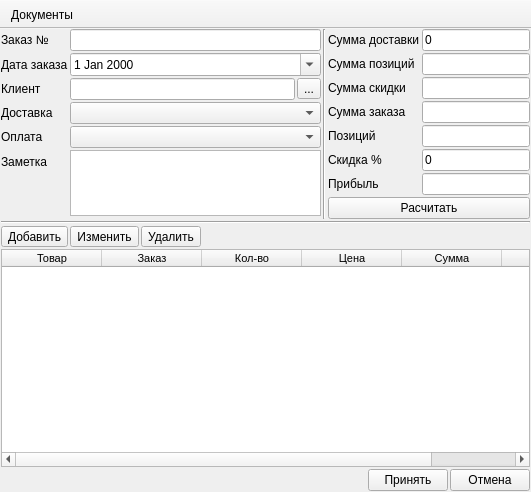
<?xml version="1.0" encoding="UTF-8"?>
<ui version="4.0">
 <class>MainWindow</class>
 <widget class="QMainWindow" name="MainWindow">
  <property name="geometry">
   <rect>
    <x>0</x>
    <y>0</y>
    <width>531</width>
    <height>492</height>
   </rect>
  </property>
  <property name="windowTitle">
   <string>Заказ</string>
  </property>
  <widget class="QWidget" name="centralwidget">
   <layout class="QGridLayout" name="gridLayout_2" rowstretch="0,0,0,1,0">
    <property name="leftMargin">
     <number>1</number>
    </property>
    <property name="topMargin">
     <number>0</number>
    </property>
    <property name="rightMargin">
     <number>1</number>
    </property>
    <property name="bottomMargin">
     <number>1</number>
    </property>
    <property name="spacing">
     <number>2</number>
    </property>
    <item row="0" column="0">
     <layout class="QGridLayout" name="gridLayout" columnstretch="3,2,0">
      <item row="0" column="0">
       <layout class="QFormLayout" name="formLayout">
        <property name="horizontalSpacing">
         <number>2</number>
        </property>
        <property name="verticalSpacing">
         <number>2</number>
        </property>
        <item row="0" column="0">
         <widget class="QLabel" name="label">
          <property name="text">
           <string>Заказ №</string>
          </property>
         </widget>
        </item>
        <item row="1" column="0">
         <widget class="QLabel" name="label_2">
          <property name="text">
           <string>Дата заказа</string>
          </property>
         </widget>
        </item>
        <item row="2" column="0">
         <widget class="QLabel" name="label_3">
          <property name="text">
           <string>Клиент</string>
          </property>
         </widget>
        </item>
        <item row="3" column="0">
         <widget class="QLabel" name="label_4">
          <property name="text">
           <string>Доставка</string>
          </property>
         </widget>
        </item>
        <item row="4" column="0">
         <widget class="QLabel" name="label_5">
          <property name="text">
           <string>Оплата</string>
          </property>
         </widget>
        </item>
        <item row="5" column="0">
         <widget class="QLabel" name="label_6">
          <property name="text">
           <string>Заметка</string>
          </property>
         </widget>
        </item>
        <item row="0" column="1">
         <widget class="QLineEdit" name="le_id">
          <property name="readOnly">
           <bool>true</bool>
          </property>
         </widget>
        </item>
        <item row="1" column="1">
         <widget class="QDateEdit" name="de_date">
          <property name="calendarPopup">
           <bool>true</bool>
          </property>
         </widget>
        </item>
        <item row="2" column="1">
         <layout class="QHBoxLayout" name="horizontalLayout">
          <property name="spacing">
           <number>2</number>
          </property>
          <item>
           <widget class="QLineEdit" name="le_client">
            <property name="readOnly">
             <bool>true</bool>
            </property>
           </widget>
          </item>
          <item>
           <widget class="QToolButton" name="toolButton">
            <property name="text">
             <string>...</string>
            </property>
           </widget>
          </item>
         </layout>
        </item>
        <item row="4" column="1">
         <widget class="QComboBox" name="cb_payment"/>
        </item>
        <item row="5" column="1">
         <widget class="QPlainTextEdit" name="le_note">
          <property name="sizePolicy">
           <sizepolicy hsizetype="Expanding" vsizetype="Expanding">
            <horstretch>0</horstretch>
            <verstretch>0</verstretch>
           </sizepolicy>
          </property>
          <property name="minimumSize">
           <size>
            <width>0</width>
            <height>0</height>
           </size>
          </property>
          <property name="maximumSize">
           <size>
            <width>16777215</width>
            <height>66</height>
           </size>
          </property>
         </widget>
        </item>
        <item row="3" column="1">
         <widget class="QComboBox" name="cb_shipping"/>
        </item>
       </layout>
      </item>
      <item row="0" column="2">
       <layout class="QFormLayout" name="formLayout_2">
        <property name="horizontalSpacing">
         <number>2</number>
        </property>
        <property name="verticalSpacing">
         <number>2</number>
        </property>
        <item row="0" column="0">
         <widget class="QLabel" name="label_7">
          <property name="text">
           <string>Сумма доставки</string>
          </property>
         </widget>
        </item>
        <item row="0" column="1">
         <widget class="QLineEdit" name="le_shipping">
          <property name="text">
           <string>0</string>
          </property>
          <property name="readOnly">
           <bool>false</bool>
          </property>
         </widget>
        </item>
        <item row="1" column="0">
         <widget class="QLabel" name="label_8">
          <property name="text">
           <string>Сумма позиций</string>
          </property>
         </widget>
        </item>
        <item row="1" column="1">
         <widget class="QLineEdit" name="le_position_sum">
          <property name="readOnly">
           <bool>true</bool>
          </property>
         </widget>
        </item>
        <item row="2" column="0">
         <widget class="QLabel" name="label_9">
          <property name="text">
           <string>Сумма скидки</string>
          </property>
         </widget>
        </item>
        <item row="2" column="1">
         <widget class="QLineEdit" name="le_discount_sum">
          <property name="readOnly">
           <bool>true</bool>
          </property>
         </widget>
        </item>
        <item row="3" column="0">
         <widget class="QLabel" name="label_10">
          <property name="text">
           <string>Сумма заказа</string>
          </property>
         </widget>
        </item>
        <item row="3" column="1">
         <widget class="QLineEdit" name="le_all_sum">
          <property name="readOnly">
           <bool>true</bool>
          </property>
         </widget>
        </item>
        <item row="4" column="0">
         <widget class="QLabel" name="label_11">
          <property name="text">
           <string>Позиций</string>
          </property>
         </widget>
        </item>
        <item row="4" column="1">
         <widget class="QLineEdit" name="le_value_position">
          <property name="readOnly">
           <bool>true</bool>
          </property>
         </widget>
        </item>
        <item row="5" column="0">
         <widget class="QLabel" name="label_12">
          <property name="text">
           <string>Скидка %</string>
          </property>
         </widget>
        </item>
        <item row="5" column="1">
         <widget class="QLineEdit" name="le_discount_percent">
          <property name="text">
           <string>0</string>
          </property>
         </widget>
        </item>
        <item row="6" column="0">
         <widget class="QLabel" name="label_13">
          <property name="text">
           <string>Прибыль</string>
          </property>
         </widget>
        </item>
        <item row="6" column="1">
         <widget class="QLineEdit" name="le_profit_sum">
          <property name="readOnly">
           <bool>true</bool>
          </property>
         </widget>
        </item>
        <item row="7" column="0" colspan="2">
         <widget class="QPushButton" name="pb_calc">
          <property name="text">
           <string>Расчитать</string>
          </property>
         </widget>
        </item>
       </layout>
      </item>
      <item row="0" column="1">
       <widget class="Line" name="line">
        <property name="orientation">
         <enum>Qt::Vertical</enum>
        </property>
       </widget>
      </item>
     </layout>
    </item>
    <item row="2" column="0">
     <layout class="QHBoxLayout" name="horizontalLayout_12">
      <property name="spacing">
       <number>2</number>
      </property>
      <item>
       <widget class="QToolButton" name="toolButton_11">
        <property name="text">
         <string>Добавить</string>
        </property>
       </widget>
      </item>
      <item>
       <widget class="QToolButton" name="toolButton_12">
        <property name="text">
         <string>Изменить</string>
        </property>
       </widget>
      </item>
      <item>
       <widget class="QToolButton" name="toolButton_13">
        <property name="text">
         <string>Удалить</string>
        </property>
       </widget>
      </item>
      <item>
       <spacer name="horizontalSpacer">
        <property name="orientation">
         <enum>Qt::Horizontal</enum>
        </property>
        <property name="sizeHint" stdset="0">
         <size>
          <width>40</width>
          <height>20</height>
         </size>
        </property>
       </spacer>
      </item>
     </layout>
    </item>
    <item row="1" column="0">
     <widget class="Line" name="line_2">
      <property name="orientation">
       <enum>Qt::Horizontal</enum>
      </property>
     </widget>
    </item>
    <item row="3" column="0">
     <widget class="QTableWidget" name="tw_position">
      <property name="font">
       <font>
        <family>Tahoma</family>
        <pointsize>8</pointsize>
       </font>
      </property>
      <property name="editTriggers">
       <set>QAbstractItemView::NoEditTriggers</set>
      </property>
      <property name="alternatingRowColors">
       <bool>true</bool>
      </property>
      <property name="selectionBehavior">
       <enum>QAbstractItemView::SelectRows</enum>
      </property>
      <attribute name="verticalHeaderVisible">
       <bool>false</bool>
      </attribute>
      <attribute name="verticalHeaderDefaultSectionSize">
       <number>20</number>
      </attribute>
      <attribute name="verticalHeaderMinimumSectionSize">
       <number>18</number>
      </attribute>
      <column>
       <property name="text">
        <string>Товар</string>
       </property>
      </column>
      <column>
       <property name="text">
        <string>Заказ</string>
       </property>
      </column>
      <column>
       <property name="text">
        <string>Кол-во</string>
       </property>
      </column>
      <column>
       <property name="text">
        <string>Цена</string>
       </property>
      </column>
      <column>
       <property name="text">
        <string>Сумма</string>
       </property>
      </column>
      <column>
       <property name="text">
        <string>Прибыль</string>
       </property>
      </column>
     </widget>
    </item>
    <item row="4" column="0">
     <layout class="QHBoxLayout" name="horizontalLayout_4">
      <property name="spacing">
       <number>2</number>
      </property>
      <item>
       <spacer name="horizontalSpacer_4">
        <property name="orientation">
         <enum>Qt::Horizontal</enum>
        </property>
        <property name="sizeHint" stdset="0">
         <size>
          <width>40</width>
          <height>20</height>
         </size>
        </property>
       </spacer>
      </item>
      <item>
       <widget class="QPushButton" name="pb_acc">
        <property name="text">
         <string>Принять</string>
        </property>
       </widget>
      </item>
      <item>
       <widget class="QPushButton" name="pb_can">
        <property name="text">
         <string>Отмена</string>
        </property>
       </widget>
      </item>
     </layout>
    </item>
   </layout>
  </widget>
  <widget class="QToolBar" name="toolBar">
   <property name="windowTitle">
    <string>toolBar</string>
   </property>
   <property name="movable">
    <bool>false</bool>
   </property>
   <attribute name="toolBarArea">
    <enum>TopToolBarArea</enum>
   </attribute>
   <attribute name="toolBarBreak">
    <bool>false</bool>
   </attribute>
   <addaction name="pb_doc"/>
  </widget>
  <action name="pb_doc">
   <property name="text">
    <string>Документы</string>
   </property>
  </action>
 </widget>
 <resources/>
 <connections>
  <connection>
   <sender>toolButton</sender>
   <signal>clicked()</signal>
   <receiver>MainWindow</receiver>
   <slot>ui_view_client()</slot>
   <hints>
    <hint type="sourcelabel">
     <x>280</x>
     <y>68</y>
    </hint>
    <hint type="destinationlabel">
     <x>289</x>
     <y>-95</y>
    </hint>
   </hints>
  </connection>
  <connection>
   <sender>toolButton_11</sender>
   <signal>clicked()</signal>
   <receiver>MainWindow</receiver>
   <slot>ui_add_position()</slot>
   <hints>
    <hint type="sourcelabel">
     <x>15</x>
     <y>206</y>
    </hint>
    <hint type="destinationlabel">
     <x>-54</x>
     <y>212</y>
    </hint>
   </hints>
  </connection>
  <connection>
   <sender>pb_can</sender>
   <signal>clicked()</signal>
   <receiver>MainWindow</receiver>
   <slot>ui_can()</slot>
   <hints>
    <hint type="sourcelabel">
     <x>473</x>
     <y>479</y>
    </hint>
    <hint type="destinationlabel">
     <x>479</x>
     <y>569</y>
    </hint>
   </hints>
  </connection>
  <connection>
   <sender>pb_acc</sender>
   <signal>clicked()</signal>
   <receiver>MainWindow</receiver>
   <slot>ui_acc()</slot>
   <hints>
    <hint type="sourcelabel">
     <x>410</x>
     <y>477</y>
    </hint>
    <hint type="destinationlabel">
     <x>409</x>
     <y>601</y>
    </hint>
   </hints>
  </connection>
  <connection>
   <sender>toolButton_12</sender>
   <signal>clicked()</signal>
   <receiver>MainWindow</receiver>
   <slot>ui_change_position()</slot>
   <hints>
    <hint type="sourcelabel">
     <x>95</x>
     <y>209</y>
    </hint>
    <hint type="destinationlabel">
     <x>-63</x>
     <y>162</y>
    </hint>
   </hints>
  </connection>
  <connection>
   <sender>tw_position</sender>
   <signal>cellDoubleClicked(int,int)</signal>
   <receiver>MainWindow</receiver>
   <slot>ui_change_position()</slot>
   <hints>
    <hint type="sourcelabel">
     <x>54</x>
     <y>291</y>
    </hint>
    <hint type="destinationlabel">
     <x>-128</x>
     <y>301</y>
    </hint>
   </hints>
  </connection>
  <connection>
   <sender>toolButton_13</sender>
   <signal>clicked()</signal>
   <receiver>MainWindow</receiver>
   <slot>ui_del_position()</slot>
   <hints>
    <hint type="sourcelabel">
     <x>177</x>
     <y>210</y>
    </hint>
    <hint type="destinationlabel">
     <x>-59</x>
     <y>113</y>
    </hint>
   </hints>
  </connection>
  <connection>
   <sender>pb_calc</sender>
   <signal>clicked()</signal>
   <receiver>MainWindow</receiver>
   <slot>ui_calc()</slot>
   <hints>
    <hint type="sourcelabel">
     <x>497</x>
     <y>181</y>
    </hint>
    <hint type="destinationlabel">
     <x>619</x>
     <y>185</y>
    </hint>
   </hints>
  </connection>
  <connection>
   <sender>pb_doc</sender>
   <signal>triggered()</signal>
   <receiver>MainWindow</receiver>
   <slot>ui_view_doc()</slot>
   <hints>
    <hint type="sourcelabel">
     <x>-1</x>
     <y>-1</y>
    </hint>
    <hint type="destinationlabel">
     <x>265</x>
     <y>245</y>
    </hint>
   </hints>
  </connection>
 </connections>
 <slots>
  <slot>ui_view_client()</slot>
  <slot>ui_add_position()</slot>
  <slot>ui_can()</slot>
  <slot>ui_acc()</slot>
  <slot>ui_change_position()</slot>
  <slot>ui_del_position()</slot>
  <slot>ui_calc()</slot>
  <slot>ui_view_doc()</slot>
 </slots>
</ui>
